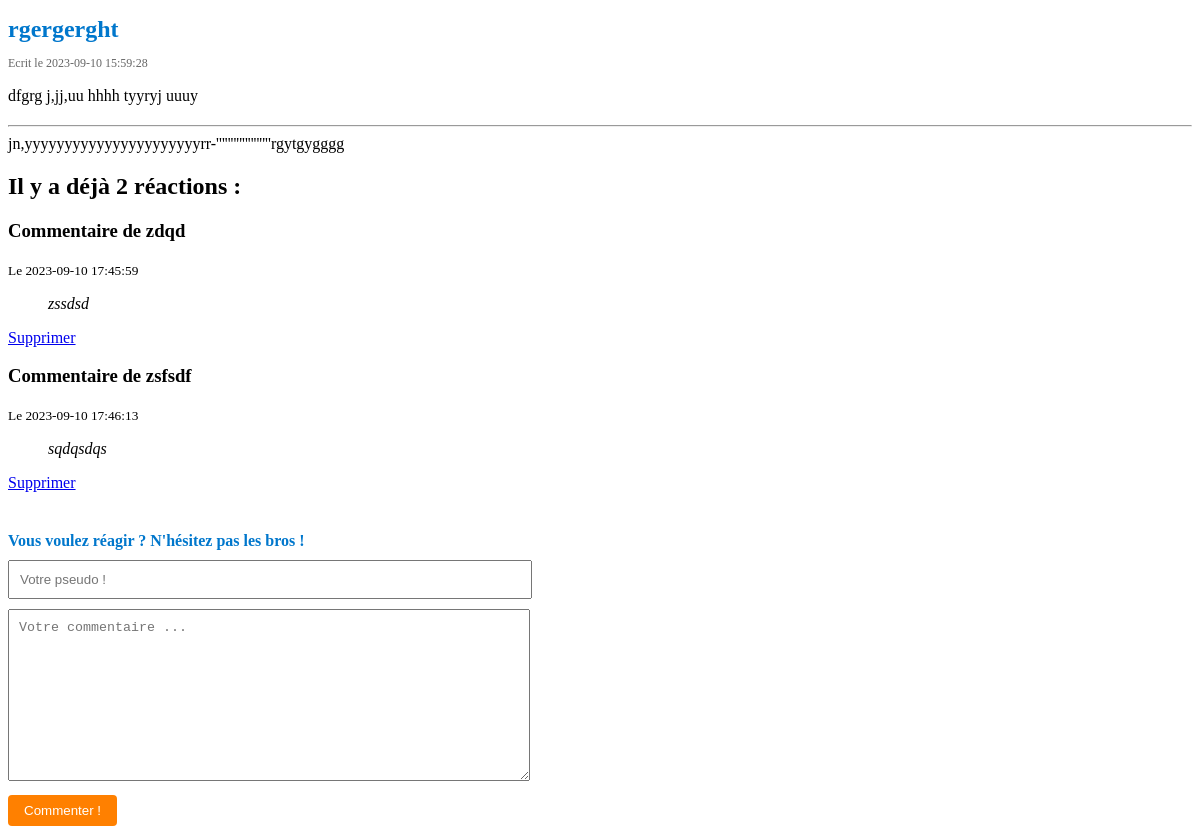
/article?id=145, run on the app's committed database.
### tables this page shows
CREATE TABLE `articles` (
  `id` int(11) NOT NULL,
  `aimage` varchar(1000) DEFAULT NULL,
  `title` varchar(255) NOT NULL,
  `slug` varchar(255) NOT NULL,
  `introduction` text NOT NULL,
  `content` text NOT NULL,
  `created_at` datetime NOT NULL
);

CREATE TABLE `comments` (
  `id` int(11) NOT NULL,
  `author` varchar(255) NOT NULL,
  `content` text NOT NULL,
  `created_at` datetime NOT NULL,
  `article_id` int(11) NOT NULL
);

### article.php (called while the page is built, shortened)
<?php
$article_id = filter_input(INPUT_GET, 'id', FILTER_VALIDATE_INT);
$pdo = new PDO('mysql:host=localhost;dbname=blogpoo;charset=utf8', 'root', '', [
    PDO::ATTR_ERRMODE => PDO::ERRMODE_EXCEPTION,
    PDO::ATTR_DEFAULT_FETCH_MODE => PDO::FETCH_ASSOC
]);
$query = $pdo->prepare("SELECT * FROM articles WHERE id = :article_id");
$query->execute(['article_id' => $article_id]);
$article = $query->fetch();
$query = $pdo->prepare("SELECT * FROM comments WHERE article_id = :article_id");
$query->execute(['article_id' => $article_id]);
$commentaires = $query->fetchAll();
require('templates/articles/show_html.php');
require('templates/layout_html.php');

### templates/articles/show_html.php (the view, shortened to what this page needs)
<h1 class="article-title"><?= $article['title'] ?></h1>
<small class="article-date">Ecrit le <?= $article['created_at'] ?></small>
<p class="article-introduction"><?= $article['introduction'] ?></p>
<hr class="article-divider">
<?= $article['content'] ?>
<?php if (count($commentaires) === 0) : ?>
  <h2 class="comment-heading">Il n'y a pas encore de commentaires pour cet article... SOYEZ LE PREMIER ! :D</h2>
<?php else : ?>
  <h2 class="comment-heading">Il y a déjà <?= count($commentaires) ?> réactions :</h2>
  <?php foreach ($commentaires as $commentaire) : ?>
    <h3 class="comment-author">Commentaire de <?= $commentaire['author'] ?></h3>
    <small class="comment-date">Le <?= $commentaire['created_at'] ?></small>
    <blockquote class="comment-content">
      <em><?= $commentaire['content'] ?></em>
    </blockquote>
    <a href="delete-comment?id=<?= $commentaire['id'] ?>" onclick="return window.confirm(`Êtes-vous sûr de vouloir supprimer ce commentaire ?!`)" class="comment-delete">Supprimer</a>
  <?php endforeach ?>
<?php endif ?>
<form action="save-comment" method="POST" class="comment-form">
  <h3 class="comment-form-heading">Vous voulez réagir ? N'hésitez pas les bros !</h3>
  <input type="text" name="author" placeholder="Votre pseudo !" class="comment-form-author">
  <textarea name="content" cols="30" rows="10" placeholder="Votre commentaire ..." class="comment-form-content"></textarea>
  <button class="comment-form-submit">Commenter !</button>
</form>

### templates/layout_html.php (style rules this page uses)
.article-title { font-size: 24px; color: #0077CC; margin-bottom: 10px; }
.article-date { font-size: 12px; color: #666; }
.article-introduction { margin-bottom: 20px; }
.comment-form { margin-top: 40px; }
.comment-form h3 { font-size: 16px; color: #0077CC; margin-bottom: 10px; }
.comment-form input[type="text"], .comment-form textarea { width: 100%; padding: 10px; margin-bottom: 10px; }
.comment-form textarea { resize: vertical; }
.comment-form button { padding: 8px 16px; background-color: #FF8000; color: #FFF; border: none; border-radius: 4px; cursor: pointer; }
form { margin-top: 20px; width: 500px; }
input[type="text"], textarea { width: 100%; padding: 10px; margin-bottom: 10px; }

### data on the page
articles: title "rgergerght", created_at "2023-09-10 15:59:28", introduction "dfgrg j,jj,uu hhhh tyyryj uuuy", content "jn,yyyyyyyyyyyyyyyyyyyyyyrr-'''''''''''''''''''rgytgygggg"
comments: author "zdqd", created_at "2023-09-10 17:45:59", content "zssdsd"
comments: author "zsfsdf", created_at "2023-09-10 17:46:13", content "sqdqsdqs"

### other printed values
count($commentaires) "2"
